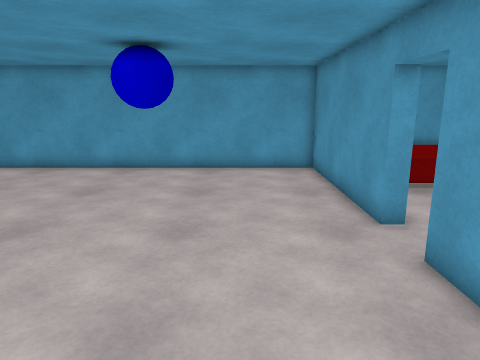
[1] (above)

14 first-person views from a walk through a 3-D level made in the Unity game engine. The camera is 1.5 m above the floor, tilts 12° down and sees 70° across. Doors are open. The floor is counted in squares, 0.5 m on a side. Each view is taken from the middle of a square. On the plan, view 1 faces up. The plan holds only what a view shows up to about 20 squares ahead; the rest is blank. The player character is not drawn. Surface patterns are stand-ins for the level's own textures.

[2]
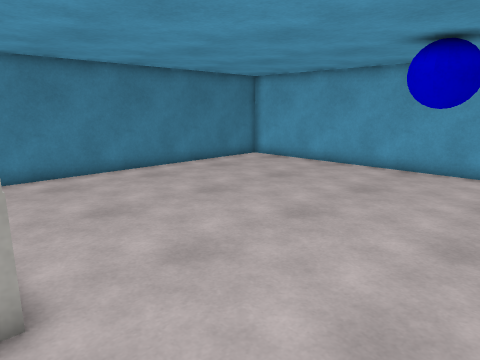

[3]
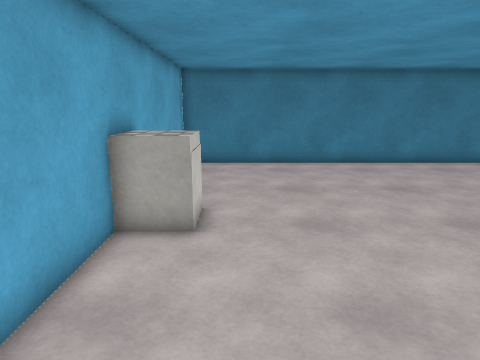

[4]
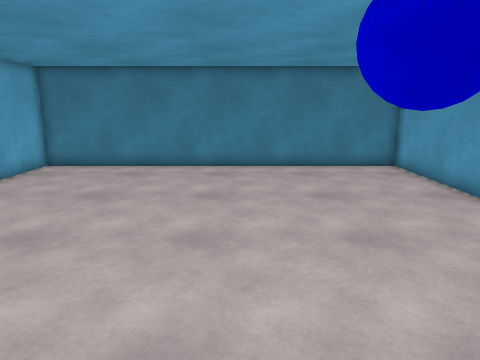

[5]
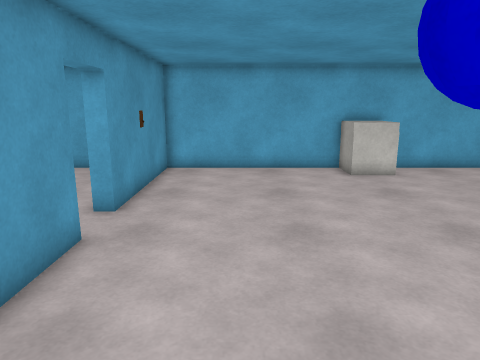

[6]
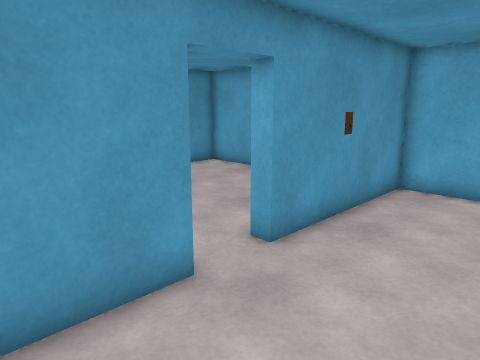

[7]
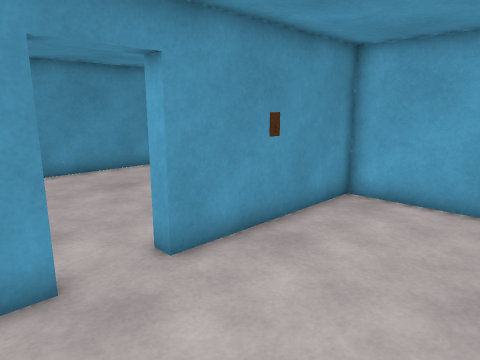

[8]
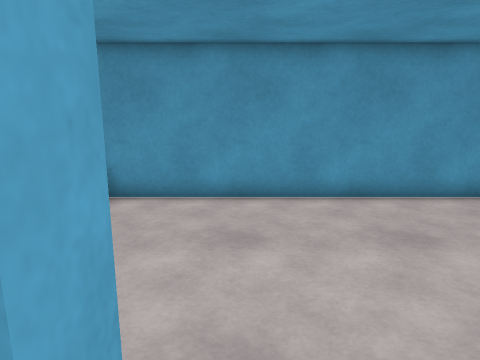

[9]
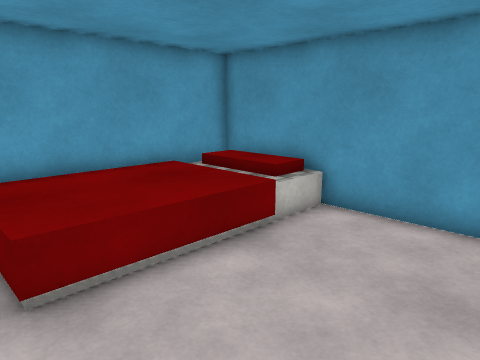

[10]
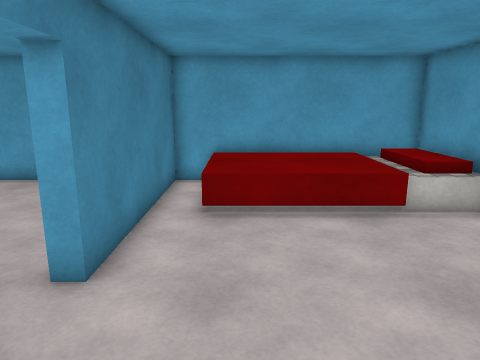

[11]
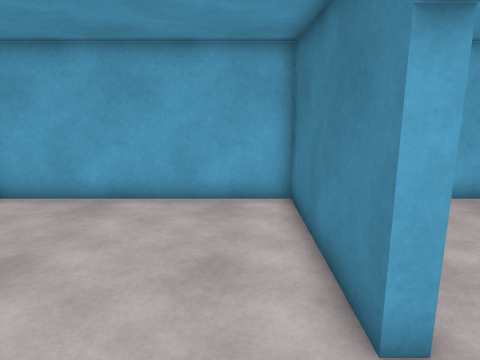

[12]
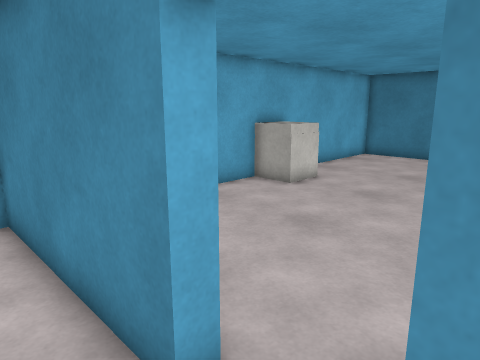

[13]
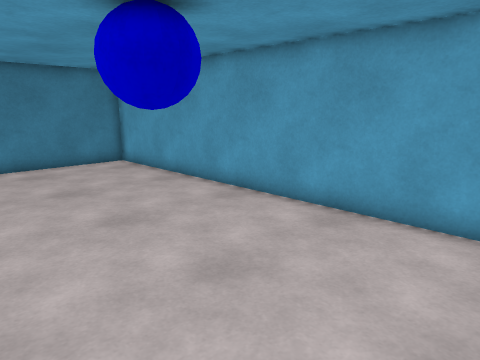

[14]
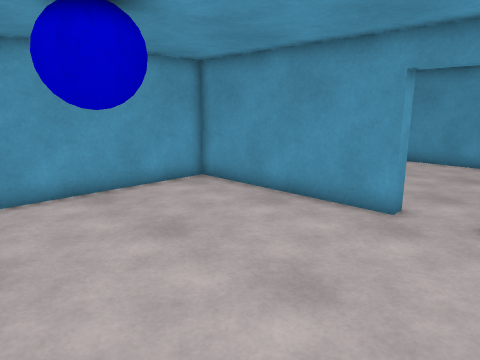

### Floor plan
Points are (right, up) in squares from view 1. A wall is a line through its corners. A room is listed if a view was taken in it or the views show most of it. See-through windows are left out.
Room 1 (views 1, 2, 3, 4, 5, 6, 7, 8, 13, 14)
walls: (3.7, 8.5) (3.7, 17.1) (-15.7, 17.1) (-15.7, -1.1) (3.7, -1.1) (3.7, 6.4)
ways out: open door at (4, 7.5) to room 2
objects: other object (-7, -1) to (-5, 1); blue ball (-4, 11) to (-2, 12)
Room 2 (views 9, 10, 11, 12)
walls: (4.3, 6.4) (4.3, -1.1) (14.3, -1.1) (14.3, 17.1) (4.3, 17.1) (4.3, 8.5)
ways out: open door at (4, 7.5) to room 1

Positions as (right, up) in squares from view 1, and headings:
1: (0, 0), facing up
2: (0, 0), facing up-left
3: (3, 2), facing left
4: (2, 9), facing left
5: (0, 16), facing down
6: (-1, 12), facing down-right
7: (-2, 10), facing down-right
8: (3, 8), facing right
9: (5, 7), facing up-right
10: (7, 3), facing up
11: (6, 10), facing down
12: (6, 9), facing down-left
13: (3, 8), facing up-left
14: (-6, 5), facing up-right
